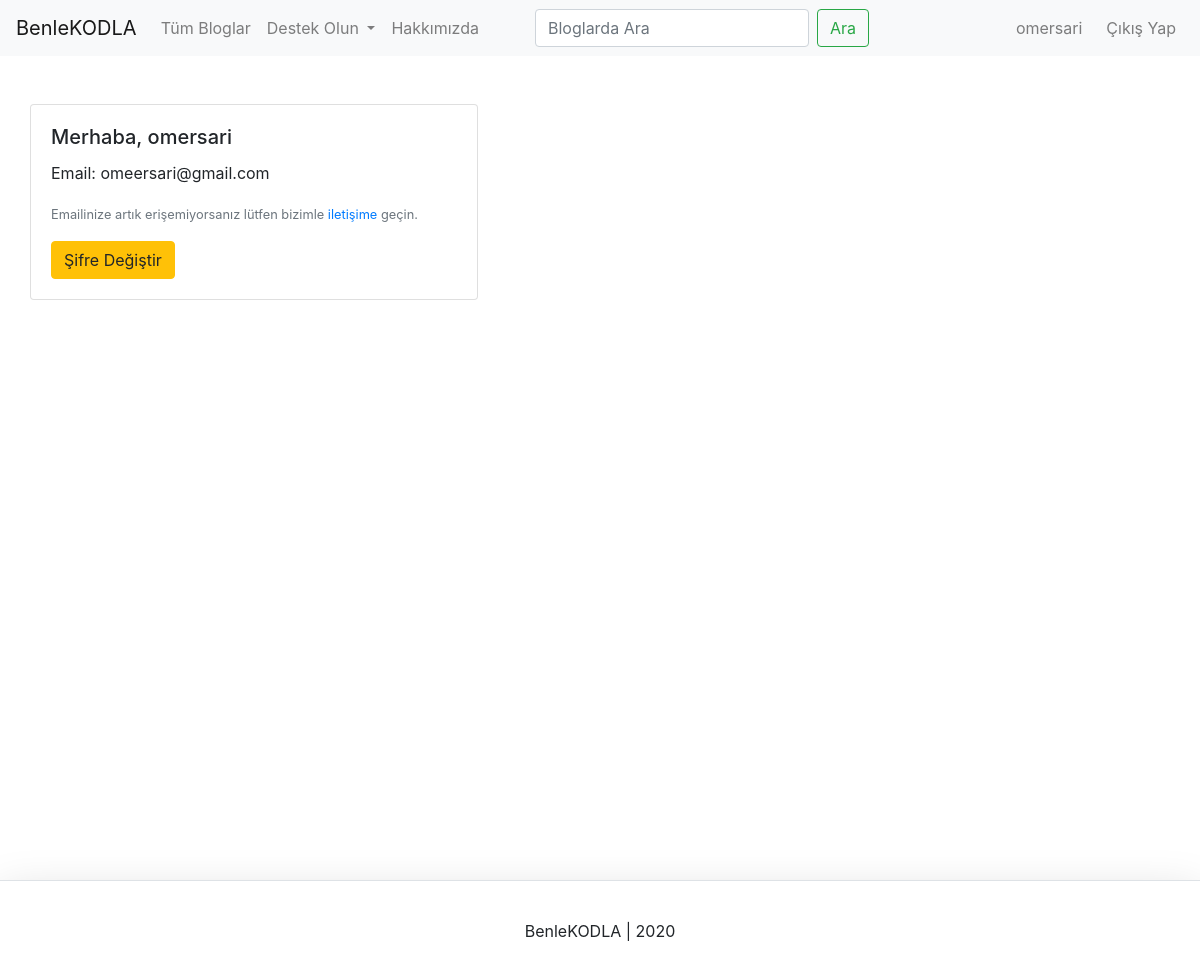
The app's page /account/ (signed in) with its own data.
### account/models.py (models this page shows, shortened)
class Account(AbstractBaseUser):
    email = models.EmailField(verbose_name='email', max_length=60, unique=True)
    username = models.CharField(max_length=30, unique=True)
    date_joined = models.DateTimeField(verbose_name='date joined', auto_now_add=True)
    last_login = models.DateTimeField(verbose_name='last login', auto_now=True)
    is_admin = models.BooleanField(default=False)
    is_active = models.BooleanField(default=True)
    is_staff = models.BooleanField(default=False)
    is_superuser = models.BooleanField(default=False)
    USERNAME_FIELD = 'email'
    REQUIRED_FIELDS = ['username',]
    objects = MyAccountManager()

### account/views.py (the view)
# urls.py: path('account/', views.account_view, name='account'),
@login_required(login_url='/login')
def account_view(request):
    context = {}
    context['account'] = request.user
    return render(request, 'account/account.html', context)

### templates/account/account.html
{% extends 'home/base.html' %}
{% block content %}
<br><br>
<div class="container">
    <div class="row justify-content-start">
        <div class="card" style="width: 28rem;">
            <div class="card-body">
                <h5 class="card-title"> Merhaba, {{account.username}}</h5>
                <p class="card-text">Email: {{account.email}}</p>
                <p class="card-text"><small class="text-muted">Emailinize artık erişemiyorsanız lütfen bizimle <a
                        href="/about">iletişime</a> geçin.</small></p>
                <a href="/password_change" class="btn btn-warning">Şifre Değiştir</a>
            </div>
        </div>
    </div>
</div>
{% endblock %}

### templates/home/includes/navbar.html (shortened to what this page needs)
<nav class="navbar navbar-expand-lg navbar-light bg-light">
    <a class="navbar-brand" href="/">BenleKODLA</a>
    <div class="collapse navbar-collapse" id="navbarSupportedContent">
        <ul class="navbar-nav mr-auto">
            <li class="nav-item">
                <a class="nav-link" href="/blogs">Tüm Bloglar</a>
            </li>
            <li class="nav-item dropdown">
                <a class="nav-link dropdown-toggle" href="#" id="navbarDropdown" role="button" data-toggle="dropdown" aria-haspopup="true" aria-expanded="false">
                    Destek Olun
                </a>
            </li>
            <li class="nav-item">
                <a class="nav-link" href="/about">Hakkımızda</a>
            </li>
            <form class="form-inline my-2 my-lg-0 ml-lg-5" method="get" action="{% url 'home:search' %}">
                <input class="form-control mr-sm-2" type="search" name='q' id="id_q" placeholder="Bloglarda Ara" value="{{query}}" aria-label="Search">
                <button class="btn btn-outline-success my-2 my-sm-0" type="submit">Ara</button>
            </form>
        </ul>
        <ul class="navbar-nav">
            {% if request.user.is_authenticated %}
            <li class="nav-item">
                <a class="nav-link mr-2" href="/account">{{request.user.username}}</a>
            </li>
            <li class="nav-item" >
                <a class="nav-link" href="/logout"> Çıkış Yap </a>
            </li>
            {% endif %}
        </ul>
    </div>
</nav>

### records on screen
Account: user.username "omersari", username "omersari", email "omeersari@gmail.com"
